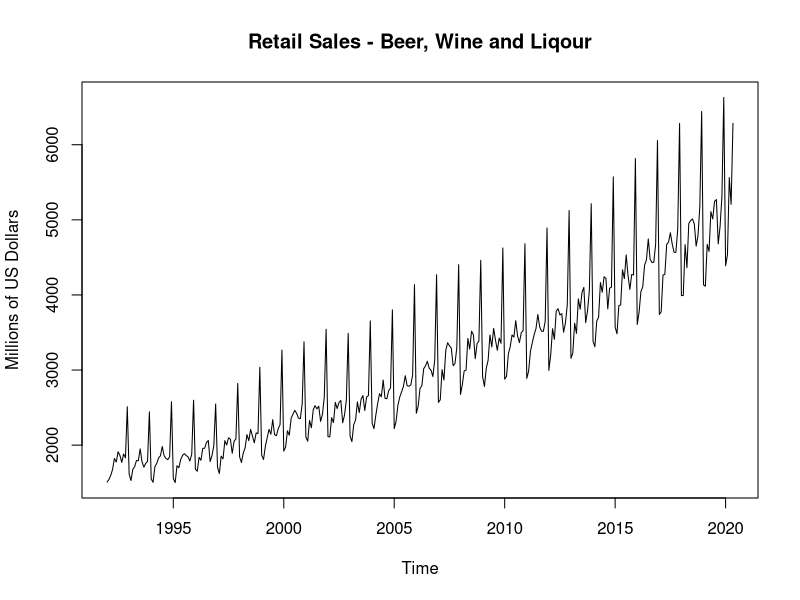
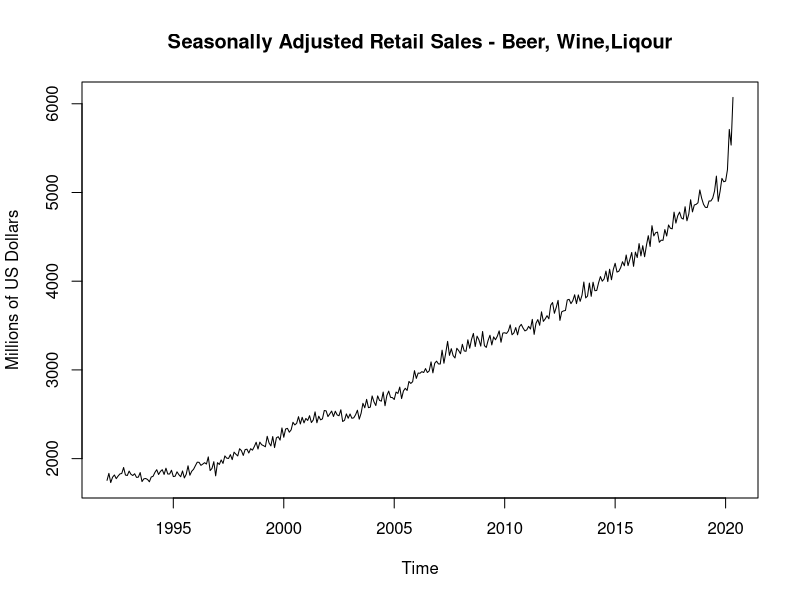
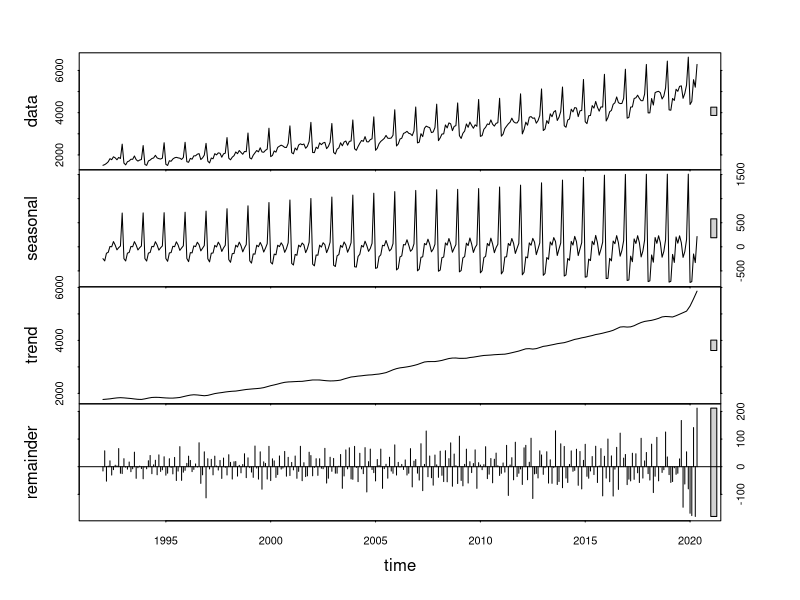
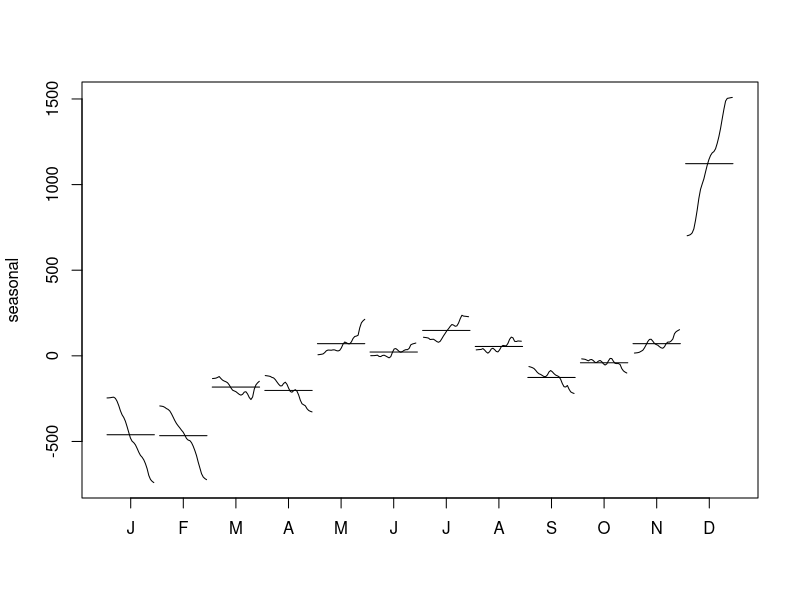
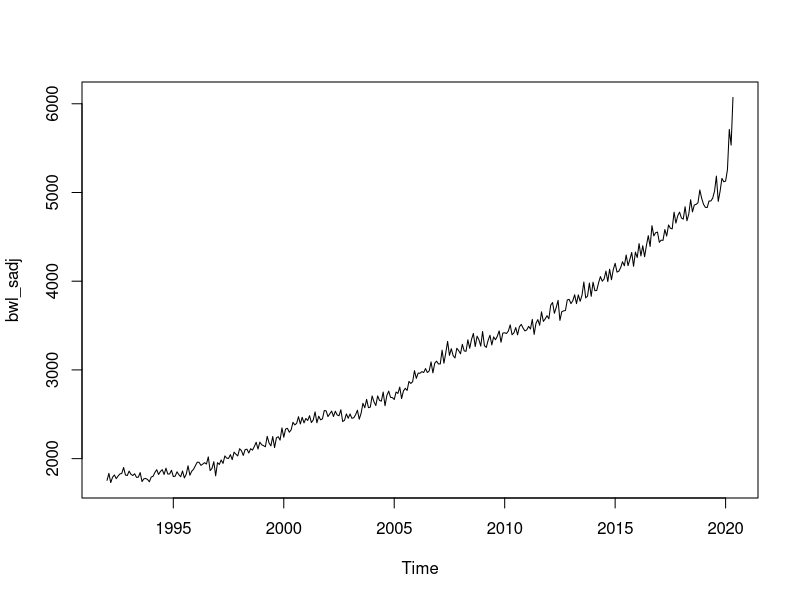
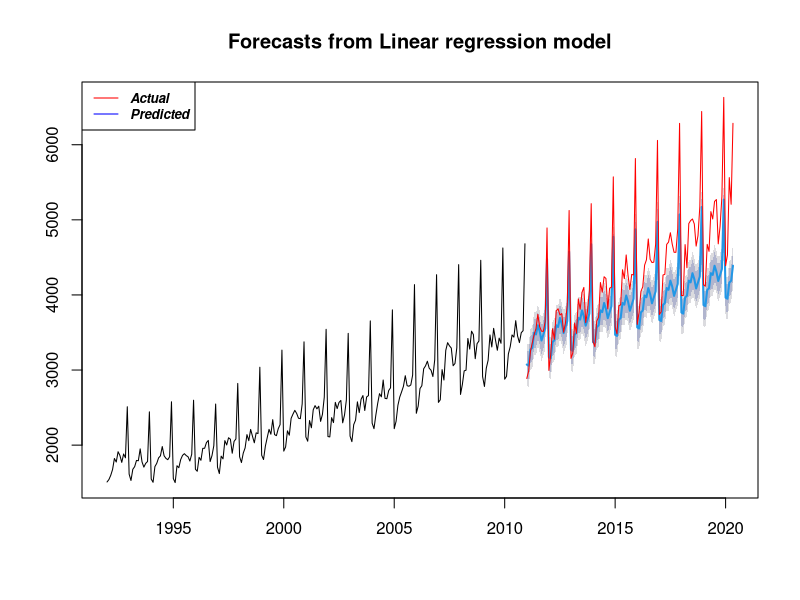
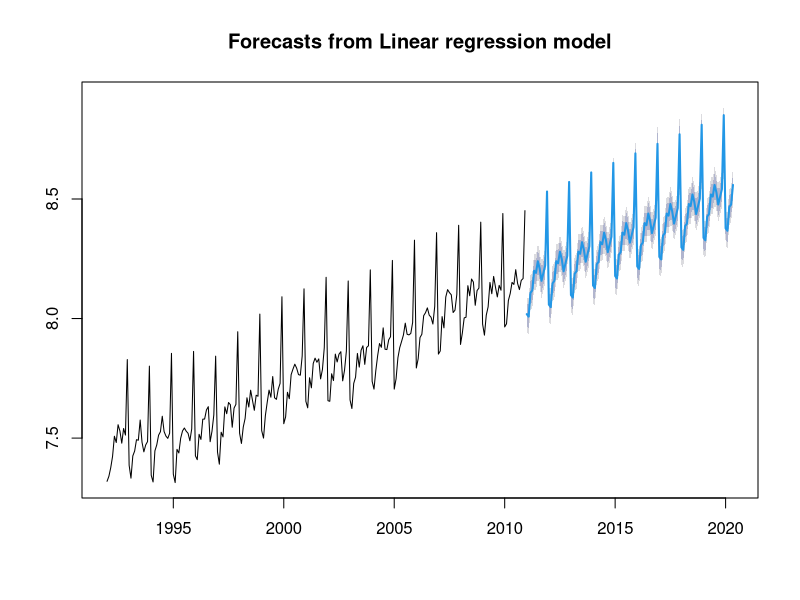
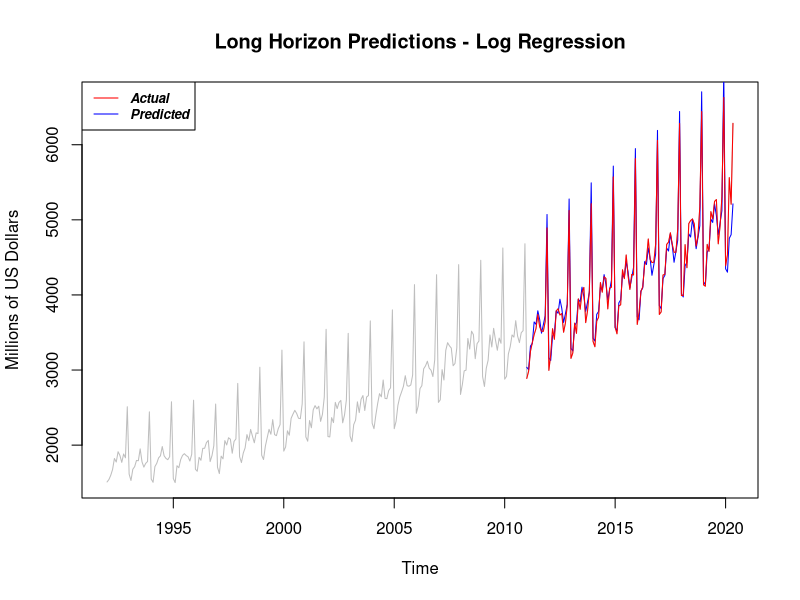

Source code (R) for these figures, in order:
#######################################################################
#Predictive Analytics - Term 4 2020
#Time Series Predictions - Considerations and Methods
#R code ONLY
#######################################################################


library(forecast)
#Read in the data and classify it as a time series "ts" data type
#You can specify the start date and seasonal frequency of the data
bwl=ts(read.csv("RetailBWL.csv")[,2],start=c(1992,1),frequency=12)
#Plot the time series data and modify the title and label accordingly
plot(bwl,main="Retail Sales - Beer, Wine and Liqour",
     ylab="Millions of US Dollars")


#The stl() function for decomposition takes in two inputs
#s.window controls the smoothness of the seasonal component
#t.window controls the smoothness of the trend component
stl_bwl=stl(bwl,s.window=9,t.window=11)
#construct the seasonally adjusted series 
bwl_sadj=seasadj(stl_bwl)
plot(bwl_sadj,main="Seasonally Adjusted Retail Sales - Beer, Wine,Liqour",
     ylab="Millions of US Dollars")


#Plot the decomposition of the BWL data can also be useful
plot(stl_bwl)
#Plotting the trend of each seasonal component reveal a different angle
monthplot(stl_bwl)
plot(bwl_sadj)


#Data split
bwl_train=window(bwl,end=c(2010,12))
bwl_test=window(bwl,start=c(2011,1))

#Function for accuracy metrics in time series data
tsaccuracy <- function (actual,predict) {
  stats<-matrix(0,1,5)
  colnames(stats)<-c("RMSE","MAE","MAPE","MASE","ACF")
  m=frequency(actual)
  actual=as.numeric(actual)
  dev<-actual-predict
  naive=c(rep(NA,m),actual[1:(length(actual)-m)])
  q<-dev/mean(abs(actual-naive),na.rm=TRUE)
  stats[1]=sqrt(mean(dev^2))
  stats[2]=mean(abs(dev))
  stats[3]=mean(100*abs(dev/actual))
  stats[4]=mean(abs(q))
  stats[5]=acf(dev,plot=FALSE)$acf[2]
  return(stats)
}


#Fit the linear regression with trend and seasonality 
#Construct a summary - this assume seasonal factor is fixed and the growthh is fixed, which fail to address the increasement trend of season ==> address this by using log
reg_bwl=tslm(bwl_train~trend+season)
summary(reg_bwl)
#Construct the long-horizon prediction into the test data set
#This is over 113 periods beyond the test set data
#Plot the prediction along with the test set data
reg_fcast=forecast(reg_bwl,h=113)
plot(reg_fcast,ylim=c(min(bwl),max(bwl)))
lines(bwl_test,col="red")
legend("topleft", legend=c("Actual","Predicted"),
       col=c("red","blue"), lty=1, cex=0.8,text.font=4)


#Fit the model with log of the time series
lreg_bwl=tslm(log(bwl_train)~trend+season)
summary(lreg_bwl)
#Predict and plot
lreg_fcast=forecast(lreg_bwl,h=113)
#Remember that you constructed the prediction in log terms!
plot(lreg_fcast)
#So you will need to convert the predictions back using the exp() function
plot(bwl,col="gray",main="Long Horizon Predictions - Log Regression",
     ylab="Millions of US Dollars")
lines(exp(lreg_fcast$mean),col="blue")
lines(bwl_test,col="red")
legend("topleft", legend=c("Actual","Predicted"),
       col=c("red","blue"), lty=1, cex=0.8,text.font=4)


#Fitting the ETS model to training data 
#Specification will be chosen automatically using a designated model selection criteria
ets_bwl=ets(bwl_train)
summary(ets_bwl)
#Prediction still makes use of the forecast() function
ets_fcast=forecast(ets_bwl,h=113)
plot(ets_fcast)
lines(bwl_test,col="red")
legend("topleft", legend=c("Actual","Predicted"),
       col=c("red","blue"), lty=1, cex=0.8,text.font=4)


#Fit the ARIMA model to the training data
#The auto.arima() function searches for the best combination of (p,d,q)(P,D,Q) order
arima_bwl=auto.arima(bwl_train)
arima_bwl
#The forecast() function can be used to generate ARIMA predictions
arima_fcast=forecast(arima_bwl,h=113)
plot(arima_fcast)
lines(bwl_test,col="red")
legend("topleft", legend=c("Actual","Predicted"),
       col=c("red","blue"), lty=1, cex=0.8,text.font=4)


#Calculate and collate predictive accuracy metrics
stats_long=rbind(tsaccuracy(bwl_test,reg_fcast$mean),
                 tsaccuracy(bwl_test,exp(lreg_fcast$mean)),
                 tsaccuracy(bwl_test,ets_fcast$mean),
                 tsaccuracy(bwl_test,arima_fcast$mean))
rownames(stats_long)=c("Regression", "Log Regression","Exp Smoothing", "ARIMA")
stats_long

##Real time predictions
#Storage spaces
ntrain=length(bwl_train)
ntest=length(bwl_test)
training=ts(bwl[1:ntrain],start=c(1992,1),frequency=12)
reg_yhat=matrix(0,ntest,1)
lreg_yhat=matrix(0,ntest,1)
ets_yhat=matrix(0,ntest,1)
arima_yhat=matrix(0,ntest,1)

##This loop is a real time updating loop
##It can take a little while to run
for(i in 1:ntest){
  #Estimate the models
  reg_bwl=tslm(training~trend+season)
  lreg_bwl=tslm(log(training)~trend+season)
  ets_bwl=ets(training,model="MAM",damped=TRUE)
  arima_bwl=Arima(training,order=c(2,1,0),seasonal=c(0,1,2))
  
  #Predict one period ahead
  reg_f=forecast(reg_bwl,h=1)
  lreg_f=forecast(lreg_bwl,h=1)
  ets_f=forecast(ets_bwl,h=1)
  arima_f=forecast(arima_bwl,h=1)
  
  #Save the predictions
  reg_yhat[i]=reg_f$mean[1]
  lreg_yhat[i]=exp(lreg_f$mean[1])
  ets_yhat[i]=ets_f$mean[1]
  arima_yhat[i]=arima_f$mean[1]
  
  #Expand the training set for the next iteration
  training=ts(bwl[1:(ntrain+i)],start=c(1992,1),frequency=12)
}

#Plot the forecasts
par(mfrow=c(2,2))
plot(bwl,col="gray",main="Real Time Predictions - Time Series Regression",
     ylab="Millions of US Dollars",cex.main=0.8)
lines(ts(reg_yhat,start=c(2011,1),frequency=12),col="blue")
plot(bwl,col="gray",main="Real Time Predictions - Time Series Log Regression",
     ylab="Millions of US Dollars",cex.main=0.8)
lines(ts(lreg_yhat,start=c(2011,1),frequency=12),col="blue")
plot(bwl,col="gray",main="Real Time Predictions - Exponential Smoothing",
     ylab="Millions of US Dollars",cex.main=0.8)
lines(ts(ets_yhat,start=c(2011,1),frequency=12),col="blue")
plot(bwl,col="gray",main="Real Time Predictions - ARIMA",
     ylab="Millions of US Dollars",cex.main=0.8)
lines(ts(arima_yhat,start=c(2011,1),frequency=12),col="blue")

#A summary of the real time predictive accuracy metrics
stats_short=rbind(tsaccuracy(bwl_test,reg_yhat),
                  tsaccuracy(bwl_test,lreg_yhat),
                  tsaccuracy(bwl_test,ets_yhat),
                  tsaccuracy(bwl_test,arima_yhat))
rownames(stats_short)=c("Regression", "Log Regression","Exp Smoothing", "ARIMA")
stats_short